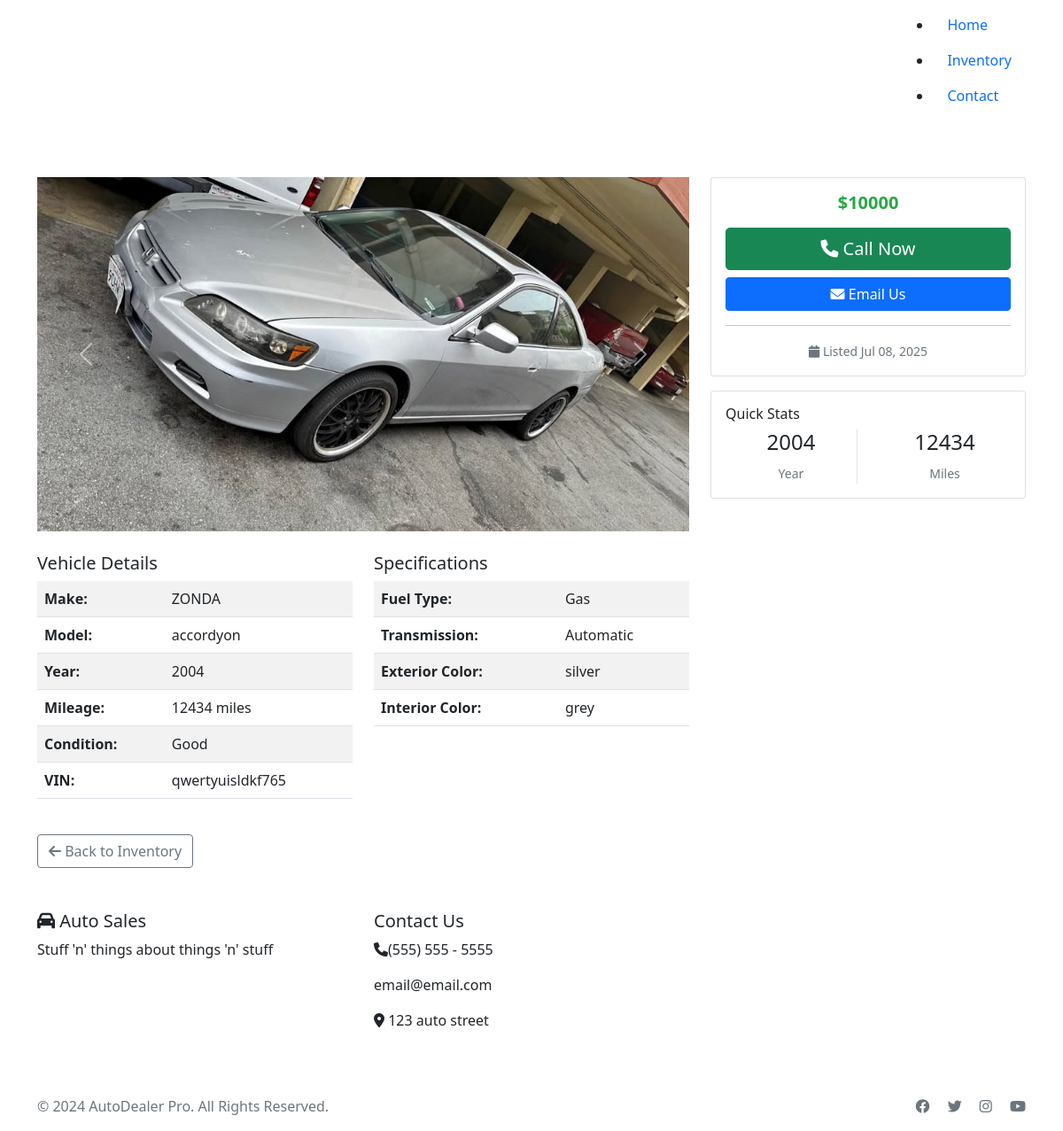
/car/6/, run on the app's committed database.
### inventory/models.py (models this page shows, shortened)
class Car(models.Model):
	CONDITION_CHOICES = [
		('excellent', 'Excellent'),
		('good', 'Good'),
		('fair', 'Fair'),
		('poor', 'Poor'),
	]
	FUEL_TYPE_CHOICES = [
		('gas', 'Gas'),
		('diesel', 'Diesel'),
		('hybrid', 'Hybrid'),
		('electric', 'Electric'),
	]
	TRANSMISSION_CHOICES = [
		('manual', 'Manual'),
		('automatic', 'Automatic'),
	]
	make = models.CharField(max_length=50)
	model = models.CharField(max_length=50)
	year = models.IntegerField()
	mileage = models.IntegerField()
	price = models.DecimalField(max_digits=10, decimal_places=2)
	condition = models.CharField(max_length=20, choices=CONDITION_CHOICES)
	fuel_type = models.CharField(max_length=20, choices=FUEL_TYPE_CHOICES)
	transmission = models.CharField(max_length=20, choices=TRANSMISSION_CHOICES)
	exterior_color = models.CharField(max_length=30)
	interior_color = models.CharField(max_length=30)
	vin = models.CharField(max_length=17, unique=True)
	description = models.TextField(blank=True)
	features = models.TextField(blank=True, help_text="List special features, one per line")
	main_image = models.ImageField(upload_to='car_images/', blank=True, null=True)
	image_2 = models.ImageField(upload_to='car_images/', blank=True, null=True)
	image_3 = models.ImageField(upload_to='car_images/', blank=True, null=True)
	image_4 = models.ImageField(upload_to='car_images/', blank=True, null=True)
	image_5 = models.ImageField(upload_to='car_images/', blank=True, null=True)
	is_available = models.BooleanField(default=True)
	is_featured = models.BooleanField(default=False, help_text="Show on homepage")
	created_at = models.DateTimeField(auto_now_add=True)
	updated_at = models.DateTimeField(auto_now=True)
	class Meta:
		ordering = ['-created_at']
		verbose_name = 'Car'
		verbose_name_plural = 'Cars'

### inventory/views.py (the view)
# urls.py: path('car/<int:pk>/', views.car_detail, name='car_detail'),
def car_detail(request, pk):
    car = get_object_or_404(Car, pk=pk, is_available=True)
    images = []
    for field_name in ['main_image', 'image_2', 'image_3', 'image_4', 'image_5']:
        image_field = getattr(car, field_name)
        if image_field:
            images.append(image_field.url)
    features = []
    if car.features:
        features = [feature.strip() for feature in car.features.split('\n') if feature.strip()]
    context = {
        'car': car,
        'images': images,
        'features': features,
    }
    return render(request, 'inventory/car_detail.html', context)

### inventory/templates/inventory/car_detail.html (shortened to what this page needs)
{% extends 'inventory/base.html' %}
{% block content %}
<div class="container my-5">
    <div class="row">
        <div class="col-md-8">
            <div class="mb-4">
                {% if images %}
                <div id="carCarousel" class="carousel slide" data-bs-ride="carousel">
                    <div class="carousel-inner">
                        {% for image in images %}
                        <div class="carousel-item {% if forloop.first %}active{% endif %}">
                            <img src="{{ image }}" class="d-block w-100" alt="Car Image" style="height: 400px; object-fit: cover;">
                        </div>
                        {% endfor %}
                    </div>
                    {% if images|length > 1 %}
                    <button class="carousel-control-prev" type="button" data-bs-target="#carCarousel" data-bs-slide="prev">
                        <span class="carousel-control-prev-icon"></span>
                    </button>
                    <button class="carousel-control-next" type="button" data-bs-target="#carCarousel" data-bs-slide="next">
                        <span class="carousel-control-next-icon"></span>
                    </button>
                    {% endif %}
                </div>
                {% else %}
                <div class="bg-light d-flex align-items-center justify-content-center" style="height: 400px;">
                    <i class="fas fa-car fa-5x text-muted"></i>
                </div>
                {% endif %}
            </div>
            <div class="row">
                <div class="col-md-6">
                    <h5>Vehicle Details</h5>
                    <table class="table table-striped">
                        <tr>
                            <td><strong>Make:</strong></td>
                            <td>{{ car.make }}</td>
                        </tr>
                        <tr>
                            <td><strong>Model:</strong></td>
                            <td>{{ car.model }}</td>
                        </tr>
                        <tr>
                            <td><strong>Year:</strong></td>
                            <td>{{ car.year }}</td>
                        </tr>
                        <tr>
                            <td><strong>Mileage:</strong></td>
                            <td>{{ car.mileage|floatformat:0 }} miles</td>
                        </tr>
                        <tr>
                            <td><strong>Condition:</strong></td>
                            <td>{{ car.get_condition_display }}</td>
                        </tr>
                        <tr>
                            <td><strong>VIN:</strong></td>
                            <td>{{ car.vin }}</td>
                        </tr>
                    </table>
                </div>
                <div class="col-md-6">
                    <h5>Specifications</h5>
                    <table class="table table-striped">
                        <tr>
                            <td><strong>Fuel Type:</strong></td>
                            <td>{{ car.get_fuel_type_display }}</td>
                        </tr>
                        <tr>
                            <td><strong>Transmission:</strong></td>
                            <td>{{ car.get_transmission_display }}</td>
                        </tr>
                        <tr>
                            <td><strong>Exterior Color:</strong></td>
                            <td>{{ car.exterior_color }}</td>
                        </tr>
                        <tr>
                            <td><strong>Interior Color:</strong></td>
                            <td>{{ car.interior_color }}</td>
                        </tr>
                    </table>
                </div>
            </div>
        </div>
        <div class="col-md-4">
            <div class="card">
                <div class="card-body">
                    <h3 class="text-center price-tag mb-3">${{ car.price|floatformat:0 }}</h3>
                    <div class="d-grid gap-2">
                        <a href="tel:555-123-4567" class="btn btn-success btn-lg">
                            <i class="fas fa-phone"></i> Call Now
                        </a>
                        <a href="mailto:info@autosales.com?subject=Inquiry about {{ car.year }} {{ car.make }} {{ car.model }}"
                           class="btn btn-primary">
                            <i class="fas fa-envelope"></i> Email Us
                        </a>
                    </div>
                    <hr>
                    <div class="text-center">
                        <small class="text-muted">
                            <i class="fas fa-calendar"></i> Listed {{ car.created_at|date:"M d, Y" }}
                        </small>
                    </div>
                </div>
            </div>
            <div class="card mt-3">
                <div class="card-body">
                    <h6>Quick Stats</h6>
                    <div class="row text-center">
                        <div class="col-6">
                            <div class="border-end">
                                <h4>{{ car.year }}</h4>
                                <small class="text-muted">Year</small>
                            </div>
                        </div>
                        <div class="col-6">
                            <h4>{{ car.mileage|floatformat:0 }}</h4>
                            <small class="text-muted">Miles</small>
                        </div>
                    </div>
                </div>
            </div>
        </div>
    </div>
    <div class="mt-4">
        <a href="{% url 'inventory:inventory' %}" class="btn btn-outline-secondary">
            <i class="fas fa-arrow-left"></i> Back to Inventory
        </a>
    </div>
</div>
{% endblock %}

### static/css/style.css (style rules this page uses)
.price-tag { font-size: 1.25rem; font-weight: bold; color: #28a745; }

### data on the page
Car: make "ZONDA", model "accordyon", year "2004", mileage "12434", condition "Good", vin "qwertyuisldkf765", fuel_type "Gas", transmission "Automatic", exterior_color "silver", interior_color "grey", price "10000", created_at "Jul 08, 2025"
